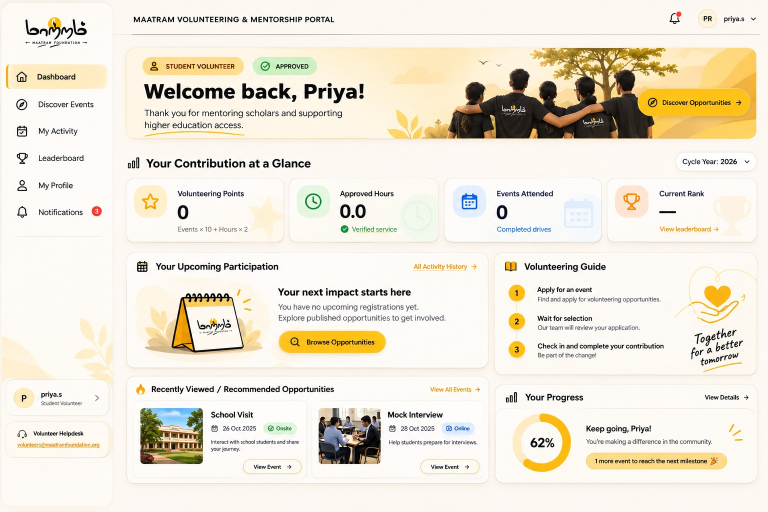
#> input picture ui-Reference/Dashboard.jpeg, 1536 x 1024 px, found by its file name (shown at 1/2 size)
$ python inspect_hero_difference.py
#> lines starting #> are read from the running program, lines starting #| are printed output that depends on the picture
"""Deep dive into hero sections across Dashboard, Discover Events, and My Activities."""

import numpy as np
from PIL import Image

def analyze_hero(ref_path, live_path, name):
#> called with ref_path = 'ui-Reference/Dashboard.jpeg', name = 'dashboard'
    ref = Image.open(ref_path).convert("RGB")
#> ref is the input picture: PIL image 1536x1024 RGB; mean R, G, B 237, 230.1, 215.9
    live = Image.open(live_path).convert("RGB")
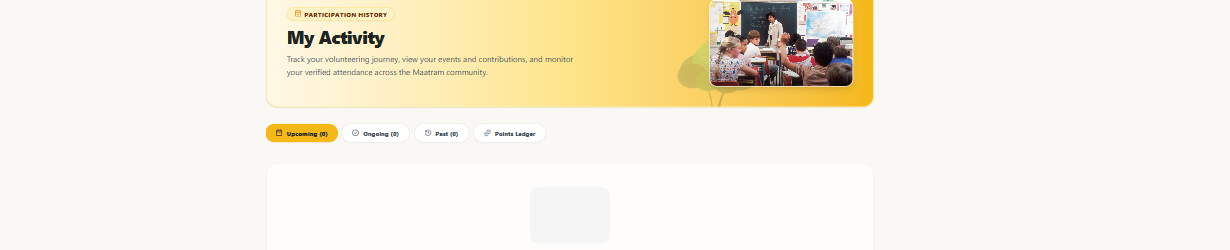
#> input picture docs/design/recreation/crops/activity_live_hero_exact.png, 1230 x 250 px, given in place of live_dashboard_1536x1024.png, which was not available
#> live is the input picture: PIL image 1230x250 RGB; mean R, G, B 245.4, 239.1, 223.9

    # Crop hero region x: 270..1500, y: 70..320
    box = (270, 70, 1500, 320)
    c_ref = ref.crop(box)
    c_live = live.crop(box)
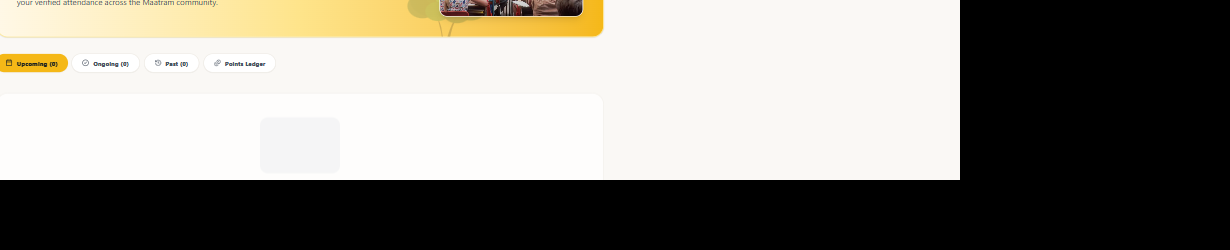
#> c_live: PIL image 1230x250 RGB; mean R, G, B 139.5, 136.6, 129.9

    c_ref.save(f"docs/design/recreation/crops/{name}_ref_hero_exact.png")
    c_live.save(f"docs/design/recreation/crops/{name}_live_hero_exact.png")

    arr_ref = np.array(c_ref)
    arr_live = np.array(c_live)

    # Let's find background color profile along a vertical line where there's no text (e.g. x = 100 within crop)
    print(f"\n--- Hero Analysis for {name} ---")
    print(f"Ref Crop Size: {c_ref.size} | Live Crop Size: {c_live.size}")
#| Ref Crop Size: (1230, 250) | Live Crop Size: (1230, 250)

    # Sample top-left, center, bottom-right of hero banner inside crop
    # Find bounding box of the rounded hero card in ref vs live
    # Detect where hero card starts (y) by scanning from y=0 down at x=100
    y_start_ref = -1
    y_start_live = -1
    for y in range(c_ref.size[1]):
        px_ref = c_ref.getpixel((100, y))
        px_live = c_live.getpixel((100, y))
        # If warmer / different from canvas (250, 248, 245)
        if px_ref[0] > 240 and px_ref[1] > 220 and px_ref[2] < 220:
            if y_start_ref == -1:
                y_start_ref = y
        if px_live[0] > 240 and px_live[1] > 220 and px_live[2] < 220:
            if y_start_live == -1:
                y_start_live = y
#> this loop made 250 passes
#> (px_ref, px_live) on passes 1 to 12: ((252, 245, 237), (254, 241, 201)), ((247, 240, 232), (162, 172, 142)), ((250, 243, 235), (191, 187, 161)), ((251, 244, 236), (238, 227, 191)), ((253, 246, 238), (150, 172, 158)), ((254, 247, 239), (255, 242, 201)), ((252, 247, 241), (254, 241, 201)), ((252, 247, 241), (255, 242, 201)), ((252, 247, 241), (254, 241, 201)), ((253, 248, 242), (255, 242, 201)), ((253, 248, 242), (254, 241, 201)), ((252, 247, 241), (255, 242, 201))
#> after the loop, y_start_live = 0; y_start_ref = 43

    print(f"Hero Banner top offset: Ref={y_start_ref}px | Live={y_start_live}px")
#| Hero Banner top offset: Ref=43px | Live=0px

    # Measure mean RGB in the center of the hero banner
    center_ref = arr_ref[60:120, 200:400]
    center_live = arr_live[60:120, 200:400]
    print(f"Ref Hero Center Mean RGB: {center_ref.mean(axis=(0,1)).astype(int)}")
#| Ref Hero Center Mean RGB: [203 205 185]
    print(f"Live Hero Center Mean RGB: {center_live.mean(axis=(0,1)).astype(int)}")
#| Live Hero Center Mean RGB: [250 248 247]

    # Check right side photo area (x: 800..1200 within crop)
    right_ref = arr_ref[:, 800:]
    right_live = arr_live[:, 800:]
    print(f"Ref Right Area Mean RGB: {right_ref.mean(axis=(0,1)).astype(int)}")
#| Ref Right Area Mean RGB: [203 179 126]
    print(f"Live Right Area Mean RGB: {right_live.mean(axis=(0,1)).astype(int)}")
#| Live Right Area Mean RGB: [66 66 65]

analyze_hero("ui-Reference/Dashboard.jpeg", "docs/design/recreation/live_dashboard_1536x1024.png", "dashboard")
analyze_hero("ui-Reference/Discover_Events.jpeg", "docs/design/recreation/live_discover_events_1536x1024.png", "events")
#> call 2 of analyze_hero, with ref_path = 'ui-Reference/Discover_Events.jpeg', name = 'events'
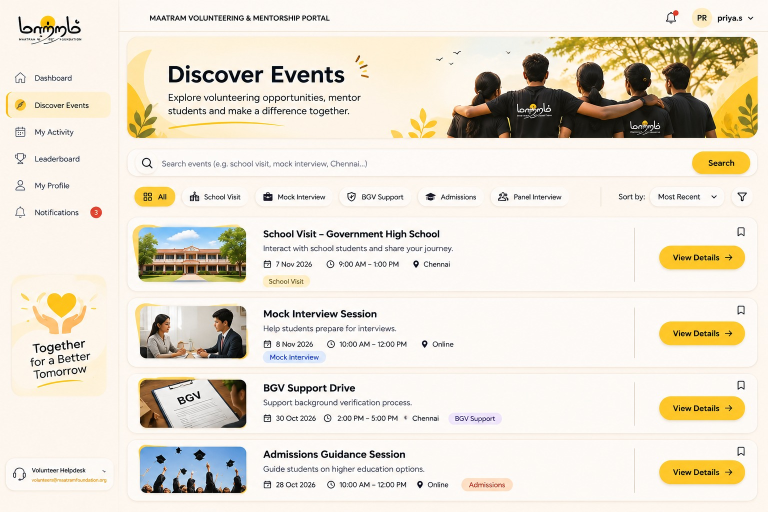
#> input picture ui-Reference/Discover_Events.jpeg, 1536 x 1024 px, found by its file name (shown at 1/2 size)
#> in analyze_hero, ref is the input picture: PIL image 1536x1024 RGB; mean R, G, B 232.5, 225.3, 211.7
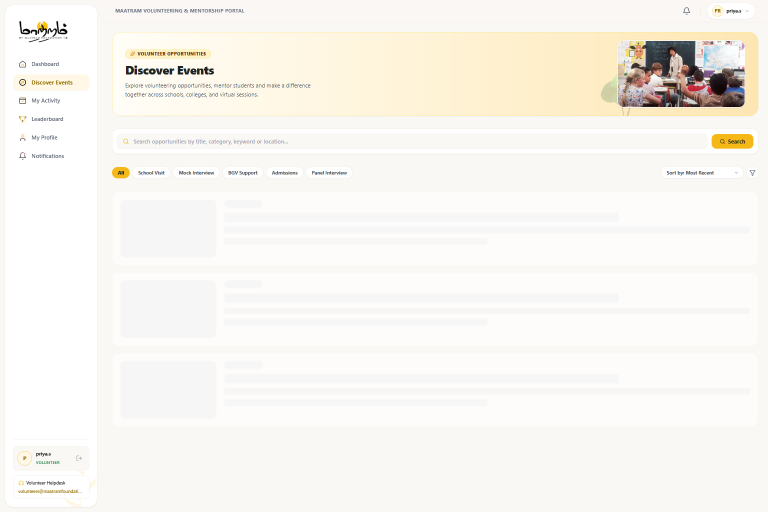
#> input picture docs/design/recreation/live_discover_events_1536x1024.png, 1536 x 1024 px, found by its file name (shown at 1/2 size)
#> in analyze_hero, live is the input picture: PIL image 1536x1024 RGB; mean R, G, B 248.1, 245.4, 240.3
#| Ref Crop Size: (1230, 250) | Live Crop Size: (1230, 250)
#> the loop in analyze_hero (call 2), `for y in range(c_ref.size[1]):` made 250 passes
#> (px_ref, px_live) on passes 1 to 12: ((255, 248, 242), (255, 251, 240)), ((254, 247, 237), (255, 251, 240)), ((253, 245, 234), (255, 251, 240)), ((249, 242, 226), (255, 251, 239)), ((250, 242, 223), (255, 251, 240)), ((253, 245, 224), (255, 251, 240)), ((253, 242, 220), (255, 251, 240)), ((253, 243, 218), (255, 251, 239)), ((255, 244, 220), (255, 251, 240)), ((254, 242, 218), (255, 251, 240)), ((254, 242, 218), (255, 251, 240)), ((254, 242, 218), (255, 251, 239))
#> after the loop in analyze_hero (call 2), `for y in range(c_ref.size[1]):`: y_start_live = 28; y_start_ref = 7
#| Hero Banner top offset: Ref=7px | Live=28px
#| Ref Hero Center Mean RGB: [201 196 189]
#| Live Hero Center Mean RGB: [249 242 225]
#| Ref Right Area Mean RGB: [163 146 107]
#| Live Right Area Mean RGB: [218 206 188]
analyze_hero("ui-Reference/MyActivities.jpeg", "docs/design/recreation/live_my_activity_1536x1024.png", "activity")
#> call 3 of analyze_hero, with ref_path = 'ui-Reference/MyActivities.jpeg', name = 'activity'
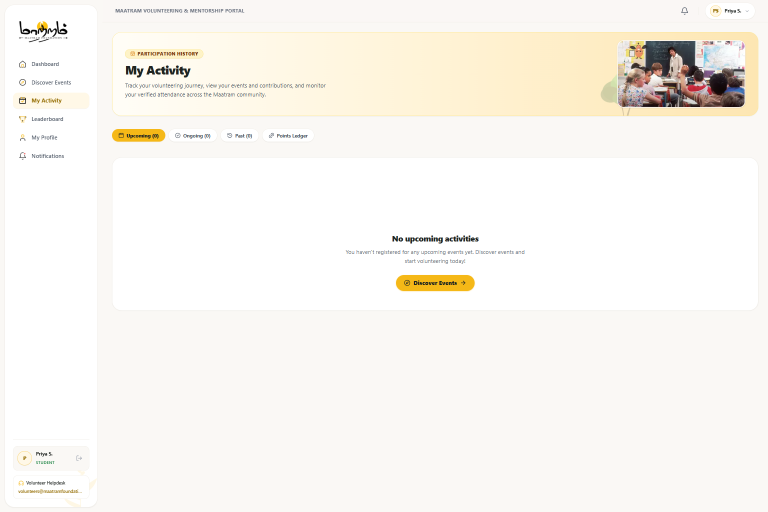
#> input picture docs/design/recreation/live_my_activity_1536x1024.png, 1536 x 1024 px, found by its file name (shown at 1/2 size)
#> in analyze_hero, live is the input picture: PIL image 1536x1024 RGB; mean R, G, B 248.8, 245.9, 240.5
#> in analyze_hero (call 3), `c_live = live.crop(box)`:
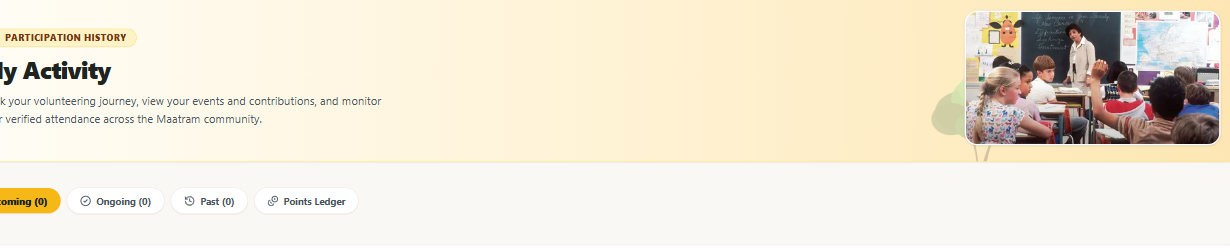
#> c_live: PIL image 1230x250 RGB; mean R, G, B 239.1, 230.8, 214.6
#| Ref Crop Size: (1230, 250) | Live Crop Size: (1230, 250)
#> the loop in analyze_hero (call 3), `for y in range(c_ref.size[1]):` made 250 passes
#> (px_ref, px_live) on passes 1 to 12: ((252, 245, 237), (255, 251, 240)), ((247, 240, 232), (255, 251, 240)), ((250, 243, 235), (255, 251, 240)), ((251, 244, 236), (255, 251, 239)), ((253, 246, 238), (255, 251, 240)), ((254, 247, 239), (255, 251, 240)), ((252, 247, 241), (255, 251, 240)), ((252, 247, 241), (255, 251, 239)), ((252, 247, 241), (255, 251, 240)), ((253, 248, 242), (255, 251, 240)), ((253, 248, 242), (255, 251, 240)), ((252, 247, 241), (255, 251, 239))
#> after the loop in analyze_hero (call 3), `for y in range(c_ref.size[1]):`: y_start_live = 28; y_start_ref = 43
#| Hero Banner top offset: Ref=43px | Live=28px
#> in analyze_hero (call 3), `center_live = arr_live[60:120, 200:400]`:
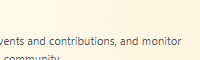
#> center_live: shape (60, 200, 3); mean R, G, B 248.6, 241.9, 224.6
#| Ref Hero Center Mean RGB: [203 205 185]
#| Live Hero Center Mean RGB: [248 241 224]
#| Ref Right Area Mean RGB: [203 179 126]
#| Live Right Area Mean RGB: [218 207 192]
analyze_hero("ui-Reference/Leaderboard.jpeg", "docs/design/recreation/live_leaderboard_1536x1024.png", "leaderboard")
#> (the run stopped early here; a loop or call above may not have finished)
